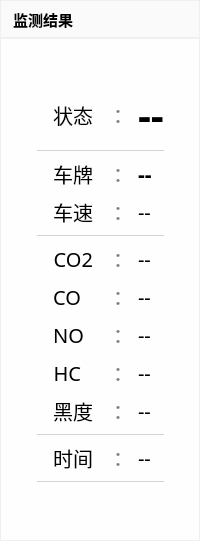
           <widget class="QWidget" name="widget_test_result" native="true">
            <property name="sizePolicy">
             <sizepolicy hsizetype="Preferred" vsizetype="Preferred">
              <horstretch>3</horstretch>
              <verstretch>0</verstretch>
             </sizepolicy>
            </property>
            <property name="styleSheet">
             <string notr="true">QWidget#widget_test_result
{
border:1px solid lightGray;

}</string>
            </property>
            <layout class="QVBoxLayout" name="verticalLayout_2">
             <property name="spacing">
              <number>2</number>
             </property>
             <property name="leftMargin">
              <number>1</number>
             </property>
             <property name="topMargin">
              <number>1</number>
             </property>
             <property name="rightMargin">
              <number>1</number>
             </property>
             <property name="bottomMargin">
              <number>1</number>
             </property>
             <item>
              <widget class="QLabel" name="label_10">
               <property name="sizePolicy">
                <sizepolicy hsizetype="Preferred" vsizetype="Fixed">
                 <horstretch>0</horstretch>
                 <verstretch>0</verstretch>
                </sizepolicy>
               </property>
               <property name="minimumSize">
                <size>
                 <width>0</width>
                 <height>36</height>
                </size>
               </property>
               <property name="font">
                <font>
                 <family>微软雅黑</family>
                 <pointsize>11</pointsize>
                 <weight>75</weight>
                 <bold>true</bold>
                </font>
               </property>
               <property name="styleSheet">
                <string notr="true">background-color: rgb(250, 250, 250);
padding-left:8px;</string>
               </property>
               <property name="text">
                <string>监测结果</string>
               </property>
              </widget>
             </item>
             <item>
              <widget class="QWidget" name="widget_3" native="true">
               <property name="sizePolicy">
                <sizepolicy hsizetype="Preferred" vsizetype="Preferred">
                 <horstretch>0</horstretch>
                 <verstretch>5</verstretch>
                </sizepolicy>
               </property>
               <property name="styleSheet">
                <string notr="true">background-color:#fefefe;</string>
               </property>
               <layout class="QGridLayout" name="gridLayout_3">
                <property name="leftMargin">
                 <number>1</number>
                </property>
                <property name="topMargin">
                 <number>48</number>
                </property>
                <property name="rightMargin">
                 <number>1</number>
                </property>
                <property name="bottomMargin">
                 <number>58</number>
                </property>
                <property name="horizontalSpacing">
                 <number>10</number>
                </property>
                <property name="verticalSpacing">
                 <number>8</number>
                </property>
                <item row="11" column="1">
                 <widget class="QLabel" name="label_37">
                  <property name="sizePolicy">
                   <sizepolicy hsizetype="Fixed" vsizetype="Preferred">
                    <horstretch>0</horstretch>
                    <verstretch>0</verstretch>
                   </sizepolicy>
                  </property>
                  <property name="font">
                   <font>
                    <family>微软雅黑</family>
                    <pointsize>15</pointsize>
                    <weight>50</weight>
                    <bold>false</bold>
                   </font>
                  </property>
                  <property name="styleSheet">
                   <string notr="true">padding-left:10px;</string>
                  </property>
                  <property name="text">
                   <string>HC</string>
                  </property>
                  <property name="alignment">
                   <set>Qt::AlignRight|Qt::AlignTrailing|Qt::AlignVCenter</set>
                  </property>
                 </widget>
                </item>
                <item row="2" column="3">
                 <widget class="QLabel" name="label_car_licence">
                  <property name="font">
                   <font>
                    <family>微软雅黑</family>
                    <pointsize>16</pointsize>
                    <weight>75</weight>
                    <bold>true</bold>
                   </font>
                  </property>
                  <property name="styleSheet">
                   <string notr="true"/>
                  </property>
                  <property name="text">
                   <string>--</string>
                  </property>
                 </widget>
                </item>
                <item row="11" column="0">
                 <widget class="QLabel" name="label_car_acceleration_9">
                  <property name="font">
                   <font>
                    <family>微软雅黑</family>
                    <pointsize>15</pointsize>
                    <weight>50</weight>
                    <bold>false</bold>
                   </font>
                  </property>
                  <property name="styleSheet">
                   <string notr="true"/>
                  </property>
                  <property name="text">
                   <string/>
                  </property>
                 </widget>
                </item>
                <item row="9" column="1">
                 <widget class="QLabel" name="label_28">
                  <property name="sizePolicy">
                   <sizepolicy hsizetype="Fixed" vsizetype="Preferred">
                    <horstretch>0</horstretch>
                    <verstretch>0</verstretch>
                   </sizepolicy>
                  </property>
                  <property name="font">
                   <font>
                    <family>微软雅黑</family>
                    <pointsize>15</pointsize>
                    <weight>50</weight>
                    <bold>false</bold>
                   </font>
                  </property>
                  <property name="styleSheet">
                   <string notr="true">padding-left:10px;</string>
                  </property>
                  <property name="text">
                   <string>CO</string>
                  </property>
                  <property name="alignment">
                   <set>Qt::AlignRight|Qt::AlignTrailing|Qt::AlignVCenter</set>
                  </property>
                 </widget>
                </item>
                <item row="7" column="2">
                 <widget class="QLabel" name="label_38">
                  <property name="sizePolicy">
                   <sizepolicy hsizetype="Fixed" vsizetype="Preferred">
                    <horstretch>0</horstretch>
                    <verstretch>0</verstretch>
                   </sizepolicy>
                  </property>
                  <property name="font">
                   <font>
                    <family>微软雅黑</family>
                    <pointsize>15</pointsize>
                    <weight>50</weight>
                    <bold>false</bold>
                   </font>
                  </property>
                  <property name="styleSheet">
                   <string notr="true">color: gray;</string>
                  </property>
                  <property name="text">
                   <string>：</string>
                  </property>
                 </widget>
                </item>
                <item row="14" column="2">
                 <widget class="QLabel" name="label_48">
                  <property name="sizePolicy">
                   <sizepolicy hsizetype="Fixed" vsizetype="Preferred">
                    <horstretch>0</horstretch>
                    <verstretch>0</verstretch>
                   </sizepolicy>
                  </property>
                  <property name="font">
                   <font>
                    <family>微软雅黑</family>
                    <pointsize>15</pointsize>
                    <weight>50</weight>
                    <bold>false</bold>
                   </font>
                  </property>
                  <property name="styleSheet">
                   <string notr="true">color: gray;</string>
                  </property>
                  <property name="text">
                   <string>：</string>
                  </property>
                 </widget>
                </item>
                <item row="2" column="2">
                 <widget class="QLabel" name="label_36">
                  <property name="sizePolicy">
                   <sizepolicy hsizetype="Fixed" vsizetype="Preferred">
                    <horstretch>0</horstretch>
                    <verstretch>0</verstretch>
                   </sizepolicy>
                  </property>
                  <property name="font">
                   <font>
                    <family>微软雅黑</family>
                    <pointsize>15</pointsize>
                    <weight>50</weight>
                    <bold>false</bold>
                   </font>
                  </property>
                  <property name="styleSheet">
                   <string notr="true">color: gray;</string>
                  </property>
                  <property name="text">
                   <string>：</string>
                  </property>
                 </widget>
                </item>
                <item row="10" column="2">
                 <widget class="QLabel" name="label_41">
                  <property name="sizePolicy">
                   <sizepolicy hsizetype="Fixed" vsizetype="Preferred">
                    <horstretch>0</horstretch>
                    <verstretch>0</verstretch>
                   </sizepolicy>
                  </property>
                  <property name="font">
                   <font>
                    <family>微软雅黑</family>
                    <pointsize>15</pointsize>
                    <weight>50</weight>
                    <bold>false</bold>
                   </font>
                  </property>
                  <property name="styleSheet">
                   <string notr="true">color: gray;</string>
                  </property>
                  <property name="text">
                   <string>：</string>
                  </property>
                 </widget>
                </item>
                <item row="7" column="1">
                 <widget class="QLabel" name="label_27">
                  <property name="sizePolicy">
                   <sizepolicy hsizetype="Fixed" vsizetype="Preferred">
                    <horstretch>0</horstretch>
                    <verstretch>0</verstretch>
                   </sizepolicy>
                  </property>
                  <property name="font">
                   <font>
                    <family>微软雅黑</family>
                    <pointsize>15</pointsize>
                    <weight>50</weight>
                    <bold>false</bold>
                   </font>
                  </property>
                  <property name="styleSheet">
                   <string notr="true">padding-left:10px;</string>
                  </property>
                  <property name="text">
                   <string>CO2</string>
                  </property>
                  <property name="alignment">
                   <set>Qt::AlignRight|Qt::AlignTrailing|Qt::AlignVCenter</set>
                  </property>
                 </widget>
                </item>
                <item row="2" column="1">
                 <widget class="QLabel" name="label_7">
                  <property name="sizePolicy">
                   <sizepolicy hsizetype="Fixed" vsizetype="Preferred">
                    <horstretch>0</horstretch>
                    <verstretch>0</verstretch>
                   </sizepolicy>
                  </property>
                  <property name="font">
                   <font>
                    <family>微软雅黑</family>
                    <pointsize>15</pointsize>
                    <weight>50</weight>
                    <bold>false</bold>
                   </font>
                  </property>
                  <property name="styleSheet">
                   <string notr="true">padding-left:10px;</string>
                  </property>
                  <property name="text">
                   <string>车牌</string>
                  </property>
                  <property name="alignment">
                   <set>Qt::AlignRight|Qt::AlignTrailing|Qt::AlignVCenter</set>
                  </property>
                 </widget>
                </item>
                <item row="9" column="3">
                 <widget class="QLabel" name="label_result_CO">
                  <property name="font">
                   <font>
                    <family>微软雅黑</family>
                    <pointsize>15</pointsize>
                    <weight>50</weight>
                    <bold>false</bold>
                   </font>
                  </property>
                  <property name="styleSheet">
                   <string notr="true"/>
                  </property>
                  <property name="text">
                   <string>--</string>
                  </property>
                 </widget>
                </item>
                <item row="11" column="2">
                 <widget class="QLabel" name="label_42">
                  <property name="sizePolicy">
                   <sizepolicy hsizetype="Fixed" vsizetype="Preferred">
                    <horstretch>0</horstretch>
                    <verstretch>0</verstretch>
                   </sizepolicy>
                  </property>
                  <property name="font">
                   <font>
                    <family>微软雅黑</family>
                    <pointsize>15</pointsize>
                    <weight>50</weight>
                    <bold>false</bold>
                   </font>
                  </property>
                  <property name="styleSheet">
                   <string notr="true">color: gray;</string>
                  </property>
                  <property name="text">
                   <string>：</string>
                  </property>
                 </widget>
                </item>
                <item row="9" column="2">
                 <widget class="QLabel" name="label_40">
                  <property name="sizePolicy">
                   <sizepolicy hsizetype="Fixed" vsizetype="Preferred">
                    <horstretch>0</horstretch>
                    <verstretch>0</verstretch>
                   </sizepolicy>
                  </property>
                  <property name="font">
                   <font>
                    <family>微软雅黑</family>
                    <pointsize>15</pointsize>
                    <weight>50</weight>
                    <bold>false</bold>
                   </font>
                  </property>
                  <property name="styleSheet">
                   <string notr="true">color: gray;</string>
                  </property>
                  <property name="text">
                   <string>：</string>
                  </property>
                 </widget>
                </item>
                <item row="10" column="3">
                 <widget class="QLabel" name="label_result_NO">
                  <property name="font">
                   <font>
                    <family>微软雅黑</family>
                    <pointsize>15</pointsize>
                    <weight>50</weight>
                    <bold>false</bold>
                   </font>
                  </property>
                  <property name="styleSheet">
                   <string notr="true"/>
                  </property>
                  <property name="text">
                   <string>--</string>
                  </property>
                 </widget>
                </item>
                <item row="11" column="4">
                 <widget class="QLabel" name="label_car_acceleration_8">
                  <property name="font">
                   <font>
                    <family>微软雅黑</family>
                    <pointsize>15</pointsize>
                    <weight>50</weight>
                    <bold>false</bold>
                   </font>
                  </property>
                  <property name="styleSheet">
                   <string notr="true"/>
                  </property>
                  <property name="text">
                   <string/>
                  </property>
                 </widget>
                </item>
                <item row="11" column="3">
                 <widget class="QLabel" name="label_result_HC">
                  <property name="font">
                   <font>
                    <family>微软雅黑</family>
                    <pointsize>15</pointsize>
                    <weight>50</weight>
                    <bold>false</bold>
                   </font>
                  </property>
                  <property name="styleSheet">
                   <string notr="true"/>
                  </property>
                  <property name="text">
                   <string>--</string>
                  </property>
                 </widget>
                </item>
                <item row="4" column="1" colspan="3">
                 <widget class="QLabel" name="label_8">
                  <property name="sizePolicy">
                   <sizepolicy hsizetype="Preferred" vsizetype="Fixed">
                    <horstretch>0</horstretch>
                    <verstretch>0</verstretch>
                   </sizepolicy>
                  </property>
                  <property name="maximumSize">
                   <size>
                    <width>16777215</width>
                    <height>1</height>
                   </size>
                  </property>
                  <property name="styleSheet">
                   <string notr="true">border-bottom:1px solid lightGray;</string>
                  </property>
                  <property name="text">
                   <string/>
                  </property>
                 </widget>
                </item>
                <item row="1" column="1" colspan="3">
                 <widget class="QLabel" name="label_11">
                  <property name="sizePolicy">
                   <sizepolicy hsizetype="Preferred" vsizetype="Fixed">
                    <horstretch>0</horstretch>
                    <verstretch>0</verstretch>
                   </sizepolicy>
                  </property>
                  <property name="maximumSize">
                   <size>
                    <width>16777215</width>
                    <height>1</height>
                   </size>
                  </property>
                  <property name="styleSheet">
                   <string notr="true">border-bottom:1px solid lightGray;</string>
                  </property>
                  <property name="text">
                   <string/>
                  </property>
                 </widget>
                </item>
                <item row="14" column="3">
                 <widget class="QLabel" name="label_result_passtime">
                  <property name="font">
                   <font>
                    <family>微软雅黑</family>
                    <pointsize>15</pointsize>
                    <weight>50</weight>
                    <italic>false</italic>
                    <bold>false</bold>
                   </font>
                  </property>
                  <property name="styleSheet">
                   <string notr="true"/>
                  </property>
                  <property name="text">
                   <string>--</string>
                  </property>
                 </widget>
                </item>
                <item row="13" column="1" colspan="3">
                 <widget class="QLabel" name="label_13">
                  <property name="sizePolicy">
                   <sizepolicy hsizetype="Preferred" vsizetype="Fixed">
                    <horstretch>0</horstretch>
                    <verstretch>0</verstretch>
                   </sizepolicy>
                  </property>
                  <property name="maximumSize">
                   <size>
                    <width>16777215</width>
                    <height>1</height>
                   </size>
                  </property>
                  <property name="styleSheet">
                   <string notr="true">border-bottom:1px solid lightGray;</string>
                  </property>
                  <property name="text">
                   <string/>
                  </property>
                 </widget>
                </item>
                <item row="10" column="1">
                 <widget class="QLabel" name="label_29">
                  <property name="sizePolicy">
                   <sizepolicy hsizetype="Fixed" vsizetype="Preferred">
                    <horstretch>0</horstretch>
                    <verstretch>0</verstretch>
                   </sizepolicy>
                  </property>
                  <property name="font">
                   <font>
                    <family>微软雅黑</family>
                    <pointsize>15</pointsize>
                    <weight>50</weight>
                    <bold>false</bold>
                   </font>
                  </property>
                  <property name="styleSheet">
                   <string notr="true">padding-left:10px;</string>
                  </property>
                  <property name="text">
                   <string>NO</string>
                  </property>
                  <property name="alignment">
                   <set>Qt::AlignRight|Qt::AlignTrailing|Qt::AlignVCenter</set>
                  </property>
                 </widget>
                </item>
                <item row="15" column="1" colspan="3">
                 <widget class="QLabel" name="label_14">
                  <property name="sizePolicy">
                   <sizepolicy hsizetype="Preferred" vsizetype="Fixed">
                    <horstretch>0</horstretch>
                    <verstretch>0</verstretch>
                   </sizepolicy>
                  </property>
                  <property name="maximumSize">
                   <size>
                    <width>16777215</width>
                    <height>1</height>
                   </size>
                  </property>
                  <property name="styleSheet">
                   <string notr="true">border-bottom:1px solid lightGray;</string>
                  </property>
                  <property name="text">
                   <string/>
                  </property>
                 </widget>
                </item>
                <item row="0" column="1">
                 <widget class="QLabel" name="label_39">
                  <property name="sizePolicy">
                   <sizepolicy hsizetype="Fixed" vsizetype="Preferred">
                    <horstretch>0</horstretch>
                    <verstretch>0</verstretch>
                   </sizepolicy>
                  </property>
                  <property name="font">
                   <font>
                    <family>微软雅黑</family>
                    <pointsize>15</pointsize>
                    <weight>50</weight>
                    <bold>false</bold>
                   </font>
                  </property>
                  <property name="styleSheet">
                   <string notr="true">padding-left:10px;</string>
                  </property>
                  <property name="text">
                   <string>状态</string>
                  </property>
                  <property name="alignment">
                   <set>Qt::AlignRight|Qt::AlignTrailing|Qt::AlignVCenter</set>
                  </property>
                 </widget>
                </item>
                <item row="7" column="3">
                 <widget class="QLabel" name="label_result_CO2">
                  <property name="font">
                   <font>
                    <family>微软雅黑</family>
                    <pointsize>15</pointsize>
                    <weight>50</weight>
                    <bold>false</bold>
                   </font>
                  </property>
                  <property name="styleSheet">
                   <string notr="true"/>
                  </property>
                  <property name="text">
                   <string>--</string>
                  </property>
                 </widget>
                </item>
                <item row="0" column="2">
                 <widget class="QLabel" name="label_43">
                  <property name="sizePolicy">
                   <sizepolicy hsizetype="Fixed" vsizetype="Preferred">
                    <horstretch>0</horstretch>
                    <verstretch>0</verstretch>
                   </sizepolicy>
                  </property>
                  <property name="font">
                   <font>
                    <family>微软雅黑</family>
                    <pointsize>15</pointsize>
                    <weight>50</weight>
                    <bold>false</bold>
                   </font>
                  </property>
                  <property name="styleSheet">
                   <string notr="true">color: gray;</string>
                  </property>
                  <property name="text">
                   <string>：</string>
                  </property>
                 </widget>
                </item>
                <item row="0" column="3">
                 <widget class="QLabel" name="label_car_state">
                  <property name="sizePolicy">
                   <sizepolicy hsizetype="Preferred" vsizetype="Preferred">
                    <horstretch>0</horstretch>
                    <verstretch>0</verstretch>
                   </sizepolicy>
                  </property>
                  <property name="font">
                   <font>
                    <family>微软雅黑</family>
                    <pointsize>30</pointsize>
                    <weight>75</weight>
                    <bold>true</bold>
                   </font>
                  </property>
                  <property name="styleSheet">
                   <string notr="true"/>
                  </property>
                  <property name="text">
                   <string>&lt;html&gt;&lt;head/&gt;&lt;body&gt;&lt;p&gt;--&lt;/p&gt;&lt;/body&gt;&lt;/html&gt;</string>
                  </property>
                 </widget>
                </item>
                <item row="14" column="1">
                 <widget class="QLabel" name="label_49">
                  <property name="sizePolicy">
                   <sizepolicy hsizetype="Fixed" vsizetype="Preferred">
                    <horstretch>0</horstretch>
                    <verstretch>0</verstretch>
                   </sizepolicy>
                  </property>
                  <property name="font">
                   <font>
                    <family>微软雅黑</family>
                    <pointsize>15</pointsize>
                    <weight>50</weight>
                    <italic>false</italic>
                    <bold>false</bold>
                   </font>
                  </property>
                  <property name="styleSheet">
                   <string notr="true">padding-left:10px;</string>
                  </property>
                  <property name="text">
                   <string>时间</string>
                  </property>
                  <property name="alignment">
                   <set>Qt::AlignRight|Qt::AlignTrailing|Qt::AlignVCenter</set>
                  </property>
                 </widget>
                </item>
                <item row="3" column="2">
                 <widget class="QLabel" name="label_46">
                  <property name="sizePolicy">
                   <sizepolicy hsizetype="Fixed" vsizetype="Preferred">
                    <horstretch>0</horstretch>
                    <verstretch>0</verstretch>
                   </sizepolicy>
                  </property>
                  <property name="font">
                   <font>
                    <family>微软雅黑</family>
                    <pointsize>15</pointsize>
                    <weight>50</weight>
                    <bold>false</bold>
                   </font>
                  </property>
                  <property name="styleSheet">
                   <string notr="true">color: gray;</string>
                  </property>
                  <property name="text">
                   <string>：</string>
                  </property>
                 </widget>
                </item>
                <item row="3" column="1">
                 <widget class="QLabel" name="label_47">
                  <property name="sizePolicy">
                   <sizepolicy hsizetype="Fixed" vsizetype="Preferred">
                    <horstretch>0</horstretch>
                    <verstretch>0</verstretch>
                   </sizepolicy>
                  </property>
                  <property name="font">
                   <font>
                    <family>微软雅黑</family>
                    <pointsize>15</pointsize>
                    <weight>50</weight>
                    <bold>false</bold>
                   </font>
                  </property>
                  <property name="styleSheet">
                   <string notr="true">padding-left:10px;</string>
                  </property>
                  <property name="text">
                   <string>车速</string>
                  </property>
                  <property name="alignment">
                   <set>Qt::AlignRight|Qt::AlignTrailing|Qt::AlignVCenter</set>
                  </property>
                 </widget>
                </item>
                <item row="3" column="3">
                 <widget class="QLabel" name="label_car_speed">
                  <property name="font">
                   <font>
                    <family>微软雅黑</family>
                    <pointsize>15</pointsize>
                    <weight>50</weight>
                    <bold>false</bold>
                   </font>
                  </property>
                  <property name="styleSheet">
                   <string notr="true"/>
                  </property>
                  <property name="text">
                   <string>--</string>
                  </property>
                 </widget>
                </item>
                <item row="12" column="1">
                 <widget class="QLabel" name="label_44">
                  <property name="sizePolicy">
                   <sizepolicy hsizetype="Fixed" vsizetype="Preferred">
                    <horstretch>0</horstretch>
                    <verstretch>0</verstretch>
                   </sizepolicy>
                  </property>
                  <property name="font">
                   <font>
                    <family>微软雅黑</family>
                    <pointsize>15</pointsize>
                    <weight>50</weight>
                    <bold>false</bold>
                   </font>
                  </property>
                  <property name="styleSheet">
                   <string notr="true">padding-left:10px;</string>
                  </property>
                  <property name="text">
                   <string>黑度</string>
                  </property>
                  <property name="alignment">
                   <set>Qt::AlignRight|Qt::AlignTrailing|Qt::AlignVCenter</set>
                  </property>
                 </widget>
                </item>
                <item row="12" column="2">
                 <widget class="QLabel" name="label_45">
                  <property name="sizePolicy">
                   <sizepolicy hsizetype="Fixed" vsizetype="Preferred">
                    <horstretch>0</horstretch>
                    <verstretch>0</verstretch>
                   </sizepolicy>
                  </property>
                  <property name="font">
                   <font>
                    <family>微软雅黑</family>
                    <pointsize>15</pointsize>
                    <weight>50</weight>
                    <bold>false</bold>
                   </font>
                  </property>
                  <property name="styleSheet">
                   <string notr="true">color: gray;</string>
                  </property>
                  <property name="text">
                   <string>：</string>
                  </property>
                 </widget>
                </item>
                <item row="12" column="3">
                 <widget class="QLabel" name="label_result_opacity">
                  <property name="font">
                   <font>
                    <family>微软雅黑</family>
                    <pointsize>15</pointsize>
                    <weight>50</weight>
                    <bold>false</bold>
                   </font>
                  </property>
                  <property name="styleSheet">
                   <string notr="true"/>
                  </property>
                  <property name="text">
                   <string>--</string>
                  </property>
                 </widget>
                </item>
               </layout>
              </widget>
             </item>
            </layout>
           </widget>
